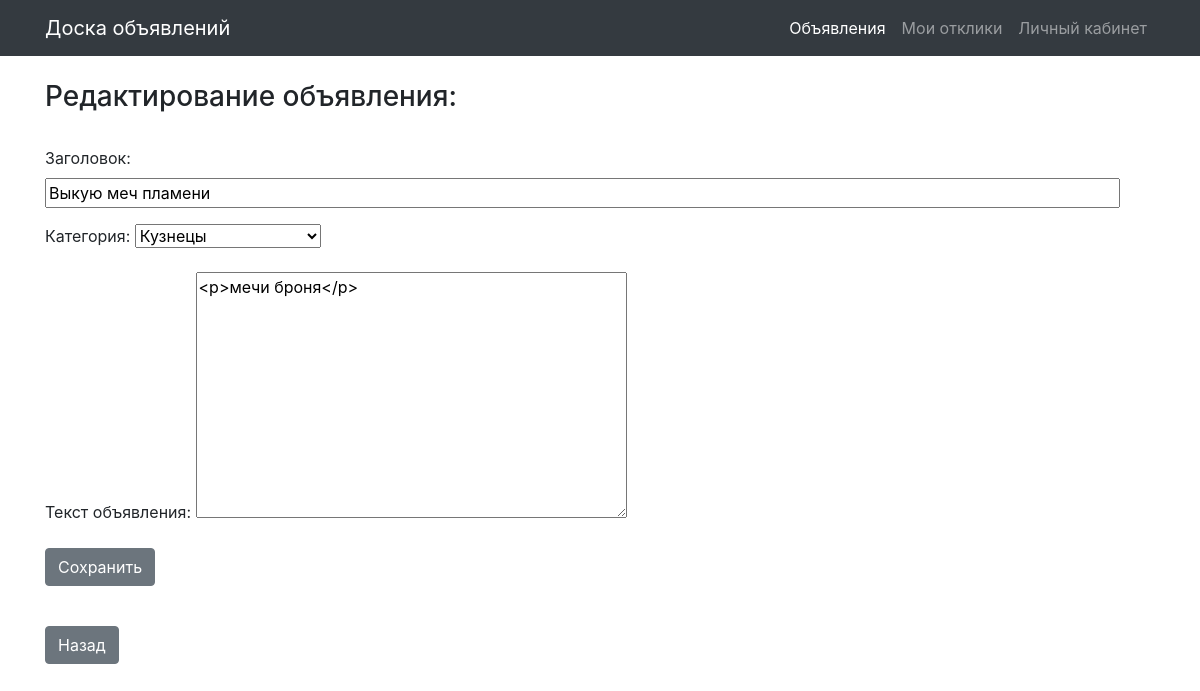
Screenshot of /post/11/edit (signed in) with the database file from the repository.
### board/models.py (models this page shows, shortened)
class Post(models.Model):
    CAT = (('TANKS', 'Танки'),
        ('HEALERS', 'Хилы'),
        ('DAMAGE DILERS', 'ДД'),
        ('MERCHANTS', 'Торговцы'),
        ('GUILDMASTER', 'Гилдмастеры'),
        ('QUESTGIVERS', 'Квестгиверы'),
        ('BLACKSMITH', 'Кузнецы'),
        ('LEATHER_WORKER', 'Кожевники'),
        ('POTION MAKERS', 'Зельевары'),
        ('SPELL MASTER', 'Мастера заклинаний '))
    author = models.ForeignKey(User, on_delete=models.CASCADE)
    category = models.CharField(max_length=15, choices=CAT, verbose_name='Категория')
    dateCreation = models.DateTimeField(auto_now_add=True)
    title = models.CharField(max_length=256, verbose_name='Название')
    text = RichTextField()

### board/views.py (the view, shortened to what this page needs)
# urls.py: path('post/<int:pk>/edit', EditPost.as_view()),
class EditPost(LoginRequiredMixin, UpdateView):
    template_name = 'edit_post.html'
    form_class = PostForm
    success_url = '/create/'
    def dispatch(self, request, *args, **kwargs):
        author = Post.objects.get(pk=self.kwargs.get('pk')).author.username
        if self.request.user.username == 'admin' or self.request.user.username == author:
            return super().dispatch(request, *args, **kwargs)
        else:
            return HttpResponse("Редактировать объявление может только автор")
    def get_object(self, **kwargs):
        id = self.kwargs.get('pk')
        return Post.objects.get(pk=id)

### board/forms.py
class PostForm(forms.ModelForm):
    class Meta:
        model = Post
        widgets = {'title': forms.TextInput(attrs={'size': '100'})}
        fields = ('title', 'category', 'text',)
    def __init__(self, *args, **kwargs):
        super(PostForm, self).__init__(*args, **kwargs)
        self.fields['title'].label = "Заголовок"
        self.fields['category'].label = "Категория:"
        self.fields['text'].label = "Текст объявления:"

### templates/edit_post.html (shortened to what this page needs)
{% extends 'default.html' %}
{% load bootstrap4 %}
{% load static %}
{% block content %}
    <br>
    <h3>Редактирование объявления:</h3><br>
	<form method="post" enctype="multipart/form-data">
        {{ form.as_p }}
		<input class="btn btn-secondary" type="submit" value="Сохранить">
	</form><br>
    <input type=button value="Назад" class="btn btn-secondary" onClick="javascript:history.go(-1);">
{% endblock content %}

### rows the page displays
Post: title "Выкую меч пламени", category "Кузнецы", text "<p>мечи броня</p>"
